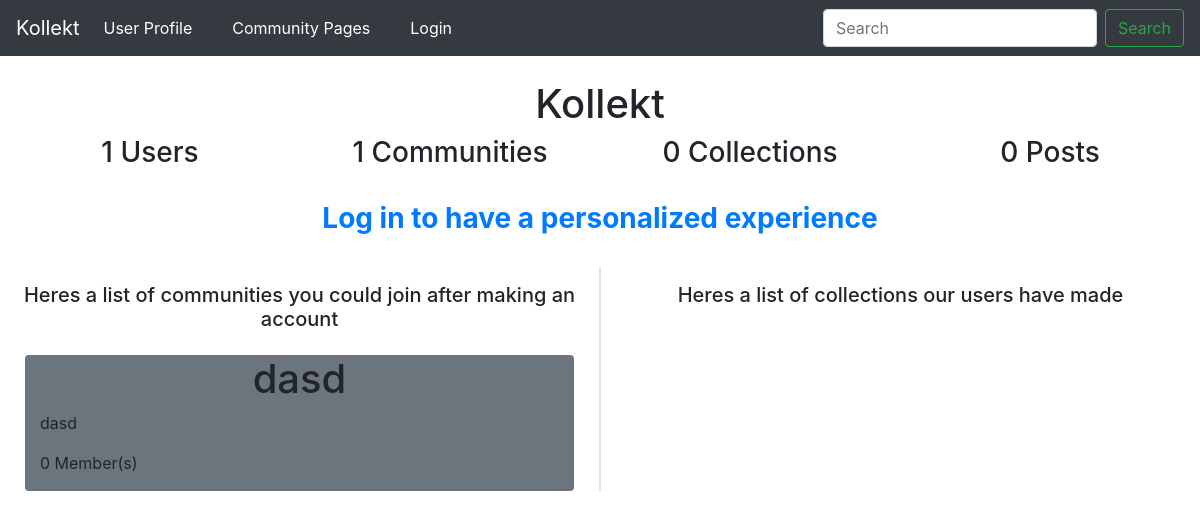
The app's page /, older data.
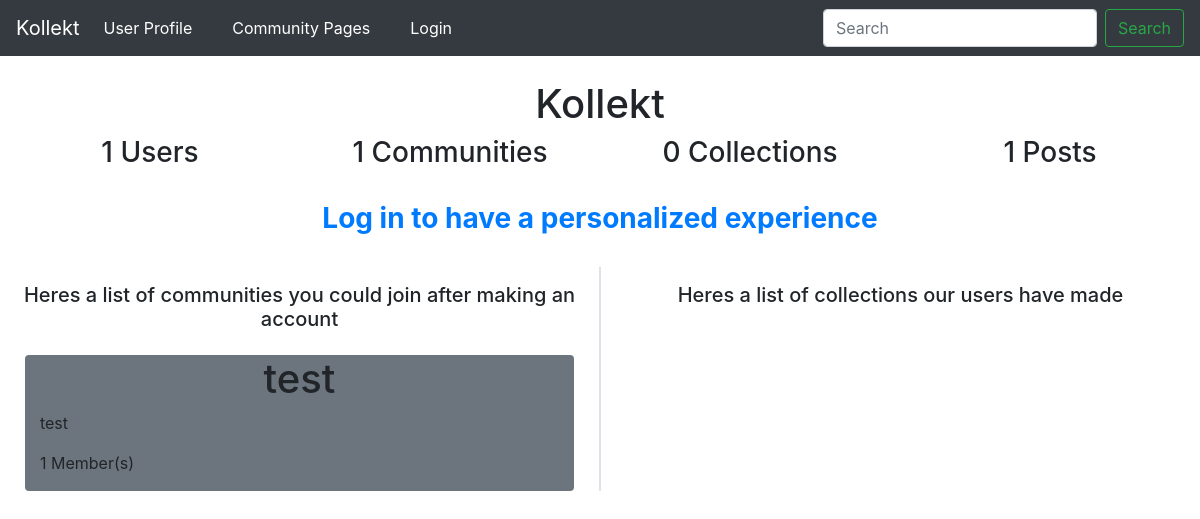
The same page, newer data.
### kollekt/models.py (models this page shows, shortened)
class Communities(db.Model):
    id = db.Column(db.Integer, primary_key=True)
    name = db.Column(db.String)
    url = db.Column(db.String)
    desc = db.Column(db.String)
    collections = db.relationship(
        'Collections', backref='communities', lazy=True)
    users = db.relationship(
        'User', secondary=users_in_community, backref='users')
    def memberCount(self):
        return len(self.users)

### kollekt/routes.py (the view, shortened to what this page needs)
@app.route("/")
def home():
    posts = Posts.query.all()
    usersCommunities = []
    allCommunities = Communities.query.all()
    tempCommunities = allCommunities
    tempUsers = []
    tempComnames = []
    tempUserComNames = []
    for i in tempCommunities:
        tempComnames.append(i.name)
    for x in usersCommunities:
        tempUserComNames.append(x.name)
    for i in tempComnames:
        if i in tempUserComNames:
            tempCommunities.remove(Communities.query.filter_by(name=i).first())
    sampleCollections = Collections.query.all()
    sampleCommunities = Communities.query.all()
    collectionsCount = len(sampleCollections)
    communitiesCount = len(sampleCommunities)
    postCount = len(posts)
    usersCount = len(User.query.all())
    return render_template('home.html', postCount=postCount, collectionsCount=collectionsCount, communitiesCount=communitiesCount, usersCount=usersCount, sampleCommunities=sampleCommunities, sampleCollections=sampleCollections,
                           usersCommunities=usersCommunities, allCommunities=tempCommunities, posts=posts)

### kollekt/templates/home.html (shortened to what the changed rows need)
{% extends "layout.html" %} {% block content %}{% if
current_user.is_authenticated %}
<div class="container-fluid">
  <div class="row">
    <div class="col-12 col-md-9 mt-3">
      <div class="row">
        <div class="col">
          <h4 class="text-center border-bottom pb-2">
            Top Communities / Recent Posts
          </h4>
        </div>
      </div>
      <div class="row justify-content-around">
        {% for i in posts %}
        <div class="col-11 col-md-5 border mt-5 rounded">
          <a
            style="text-decoration: none; color: inherit"
            href="/community/{{ i.getCommunity() }}/{{ i.id }}"
            class="row"
          >
            <div class="col">
              <h3 class="text-center">{{i.title}}</h3>
            </div>
          </a>
          <div class="row">
            <div class="col">
              <p>{{i.body}}</p>
            </div>
          </div>
          <div class="row justify-content-center">
            <div class="col-auto col-lg-6">
              <p class="text-center">
                Posted by {{i.getAuthor().username}} {{i.getTimestamp()[1]}}
              </p>
            </div>
            <a
              href="/community/{{i.getCommunity().url}}"
              style="text-decoration: none; color: inherit"
              class="col-auto col-lg-6 p-0"
            >
              <p class="text-center">
                Posted in community: {{i.getCommunity().name}}
              </p>
            </a>
          </div>
          <div class="row">
            <div class="col">
              <p class="text-center">
                {{i.getLikes()}} 👍 - 👎 {{i.getDislikes()}}
              </p>
            </div>
          </div>
        </div>
        {% endfor %}
      </div>
    </div>
    <div class="col-12 col-md-3 mt-3">
      <div class="row">
        <div class="col">
          <h5 class="text-center border-bottom">My Communities</h5>
        </div>
      </div>
      <div class="row">
        <div class="col">
          <ul class="list-group">
            {% for i in usersCommunities%}
            <a href="/community/{{ i.url }}" class="mt-2">
              <li
                class="list-group-item d-flex justify-content-between align-items-center"
              >
                {{ i.name }}
                <span class="badge badge-primary badge-pill"
                  >{{ i.memberCount() }}</span
                >
              </li>
            </a>
            {% endfor %}
          </ul>
        </div>
      </div>
      <div class="row mt-3">
        <div class="col">
          <h5 class="text-center border-bottom">All Communities</h5>
        </div>
      </div>
      <div class="row">
        <div class="col">
          <ul class="list-group">
            {% for i in allCommunities %}
            <a href="/community/{{ i.url }}" class="mt-2">
              <li
                class="list-group-item d-flex justify-content-between align-items-center"
              >
                {{ i.name }}
                <span class="badge badge-primary badge-pill"
                  >{{ i.memberCount() }}</span
                >
              </li>
            </a>
            {% endfor %}
          </ul>
        </div>
      </div>
    </div>
  </div>
</div>
{% else %}
<div class="container-fluid">
  <div class="row mt-4">
    <div class="col">
      <h1 class="text-center">Kollekt</h1>
    </div>
  </div>
  <div class="row">
    <div class="col"><h3 class="text-center">{{usersCount}} Users</h3></div>
    <div class="col">
      <h3 class="text-center">{{communitiesCount}} Communities</h3>
    </div>
    <div class="col">
      <h3 class="text-center">{{collectionsCount}} Collections</h3>
    </div>
    <div class="col"><h3 class="text-center">{{postCount}} Posts</h3></div>
  </div>
  <div class="row mt-4">
    <div class="col">
      <a href="{{ url_for('login')}}"
        ><h3 class="text-center" style="font-weight: bold">
          Log in to have a personalized experience
        </h3></a
      >
    </div>
  </div>
  <div class="row mt-4">
    <div class="col-12 col-lg-6 border-right">
      <div class="row mt-3">
        <div class="col">
          <h5 class="text-center">
            Heres a list of communities you could join after making an account
          </h5>
        </div>
      </div>
      {%for i in sampleCommunities%}
      <div class="row mt-3 justify-content-center">
        <div class="col-11 bg-secondary rounded">
          <div class="row">
            <div class="col"><h1 class="text-center">{{i.name}}</h1></div>
          </div>
          <div class="row">
            <div class="col"><p>{{i.desc}}</p></div>
          </div>
          <div class="row">
            <div class="col"><p>{{ i.memberCount() }} Member(s)</p></div>
          </div>
        </div>
      </div>
      {%endfor%}
    </div>
    <div class="col-12 col-lg-6 border-left">
      <div class="row mt-3">
        <div class="col">
          <h5 class="text-center">
            Heres a list of collections our users have made
          </h5>
        </div>
      </div>
    </div>
  </div>
</div>
{% endif %} {%endblock content %}

Row changes from the older to the newer data that the page shows:
removed Communities: name "dasd", desc "dasd", memberCount "0"
added Communities: name "test", desc "test", memberCount "1"
Text that changed along with them:
{{ postCount }}: "0" → "1"
